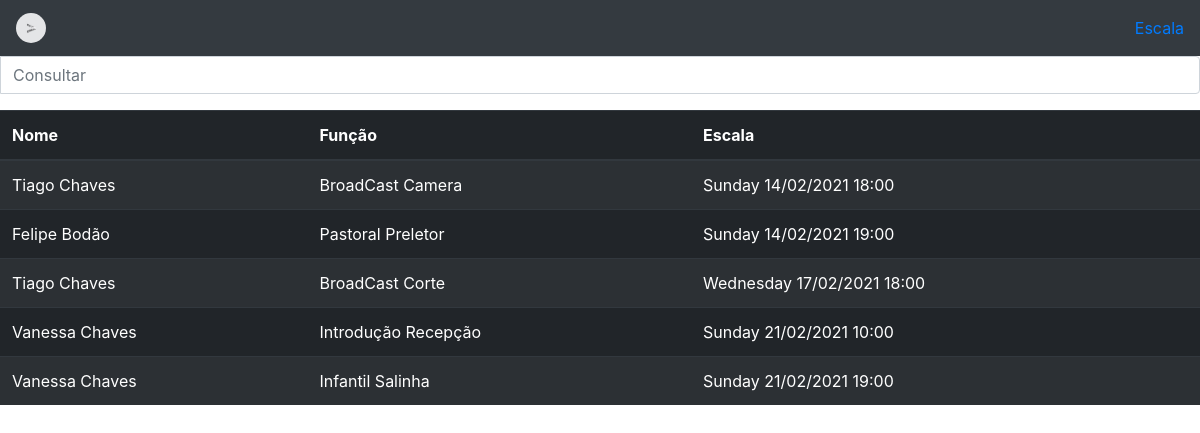
The page /lista_escala on the database as committed earlier.
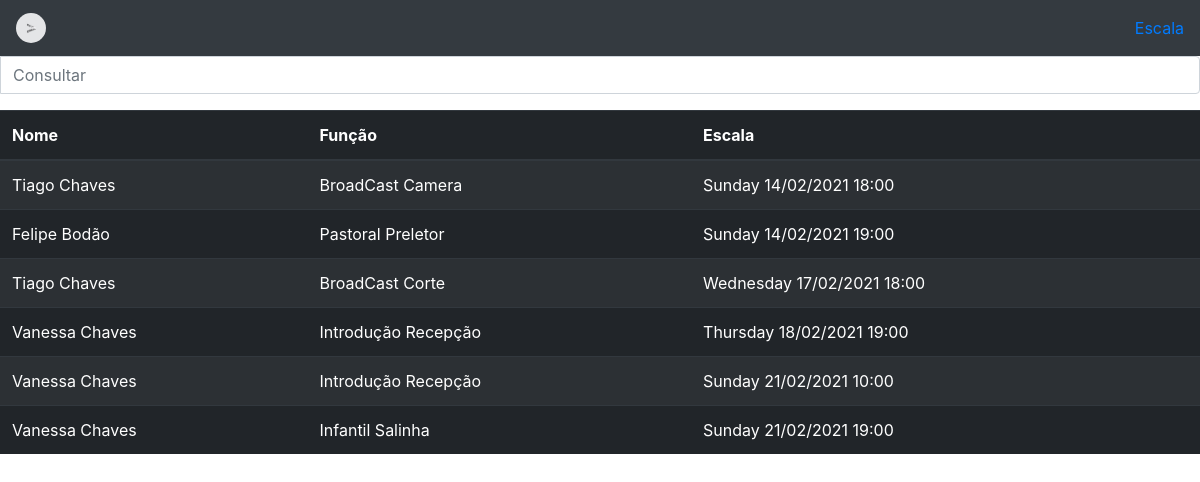
The same page on the database as committed later.
### escala/models.py (models this page shows, shortened)
class Escala(models.Model):
    funcao = models.ForeignKey(Funcao, on_delete=models.CASCADE)
    nome = models.ForeignKey('Pessoa', on_delete=models.CASCADE)
    data = models.DateTimeField()
    ultima_alteração = models.DateTimeField(auto_now_add=True)
    def datas(self):
        return self.data.strftime('%A %d/%m/%Y %H:%M')

class Pessoa(models.Model):
    nome = models.CharField(max_length=25)
    sobre_nome = models.CharField(max_length=25)
    funcao = models.ForeignKey(Funcao, on_delete=models.CASCADE)
    email = models.EmailField(blank=True, null=True)
    celular = models.CharField(max_length=11)
    def __str__(self):
        return f'{self.nome} {self.sobre_nome}'

class Funcao(models.Model):
    ministerio = models.ForeignKey(Ministerio, on_delete=models.CASCADE)
    funcao = models.CharField(max_length=30)
    def __str__(self):
        return f'{str(self.ministerio)} {self.funcao}'

class Ministerio(models.Model):
    nome_ministerio = models.CharField(max_length=30)
    def __str__(self):
        return self.nome_ministerio

### escala/views.py (the view)
# urls.py: path('lista_escala', views.lista_escala, name='lista_escala'),
def lista_escala(request):
    busca = request.GET.get('buscar')
    if busca:
        resultado = Escala.objects.filter(nome__icontains=busca)
        resultado = {
            'lista': resultado
        }
    else:
        resultado = Escala.objects.order_by('data')
        resultado = {
            'lista': resultado
        }
    return render(request, 'lista_escala.html', resultado)

### templates/lista_escala.html (shortened to what this page needs)
{%extends 'base.html' %}
{%block content%}
<section>
  <div class="form-group input-group">
    <input name="consulta" id="txt_consulta" placeholder="Consultar" type="text" class="form-control">
  </div>
</section>
<table id="tabela" class="table table-striped table-dark">
  <thead>
    <tr>
      <th scope="col">Nome</th>
      <th scope="col">Função</th>
      <th scope="col">Escala</th>
    </tr>
  </thead>
  <tbody>
  {%if lista %}
  {%for lis in lista%}
    <tr>
      <td>{{lis.nome}}</td>
      <td>{{lis.funcao}}</td>
      <td>{{lis.datas}}</td>
    </tr>
  {%endfor %}
  {%endif%}
  </tbody>
</table>
{% endblock %}

Rows that differ between the two databases and show on the page:
added Escala: nome "Vanessa Chaves", funcao "Introdução Recepção", datas "Thursday 18/02/2021 19:00"
